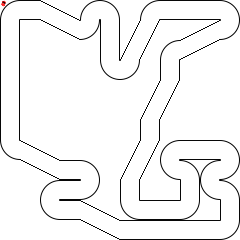

Tiled map render using the project's own tile images. Description and the whole map definition, tile-layer contents included, below:
An orthogonal 12x12 tile map with 20x20 px tiles, 1 tile layer (Tile Layer 1), 2 image layers and 2 objects (2x Checkpoint).

<map version="1.0" orientation="orthogonal" renderorder="right-down" width="12" height="12" tilewidth="20" tileheight="20" backgroundcolor="#204080" nextobjectid="6">
 <tileset firstgid="1" name="Roads" tilewidth="20" tileheight="20">
  <image source="tracktiles_summer.png" width="240" height="240" />
 </tileset>
 <layer name="Tile Layer 1" width="12" height="12">
  <data encoding="csv">
1,3,4,5,1,2,25,1,3,3,3,2,
15,25,16,17,14,15,6,7,25,28,29,14,
15,25,25,25,25,15,18,19,1,40,41,25,
15,25,25,25,25,13,14,25,15,25,25,25,
15,25,25,25,25,25,25,6,7,25,25,25,
15,25,25,25,25,25,25,18,19,25,25,25,
15,25,25,25,25,25,25,15,25,25,25,25,
13,4,5,25,25,25,6,7,1,3,3,2,
25,16,17,3,2,25,18,19,13,2,1,14,
25,25,1,3,14,25,15,25,25,15,13,2,
25,25,13,3,4,5,13,3,3,14,25,15,
25,25,25,25,16,17,3,3,3,3,3,14
</data>
 </layer>
 <objectgroup name="TestObjects">
  <object id="1" name="Starting line" type="Checkpoint" x="1.33333" y="27.3333">
   <polyline points="-3.33333,0 23,0" />
  </object>
  <object id="2" name="cp2" type="Checkpoint" x="0.666667" y="18">
   <polyline points="2.33333,-14 22.6667,5" />
  </object>
 </objectgroup>
 <imagelayer name="sp0" x="1" y="30">
  <image source="tinyracecar_0.png" />
 </imagelayer>
 <imagelayer name="sp1" x="8" y="31">
  <image source="tinyracecar_40.png" />
 </imagelayer>
</map>
